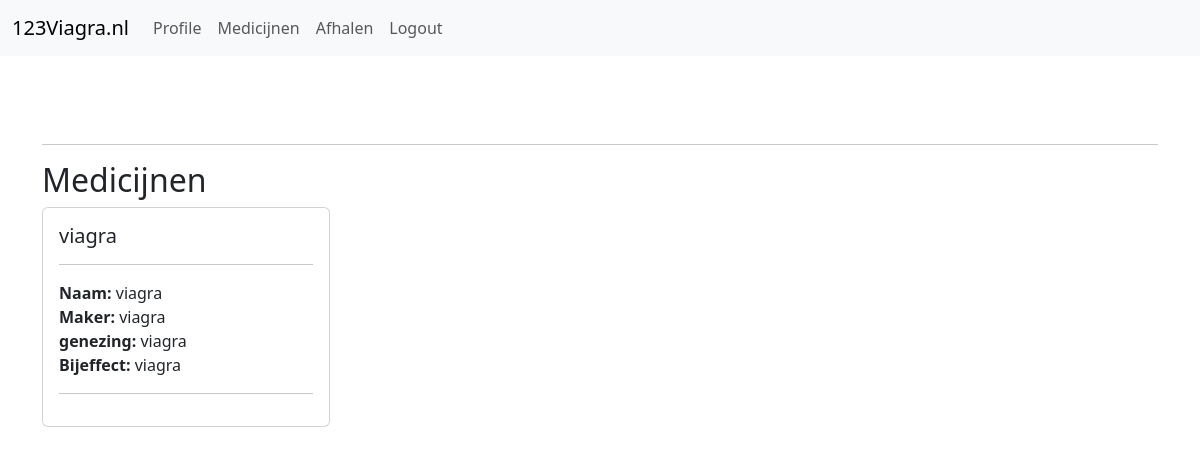
The page /medicijnen/ (signed in) on the database as committed earlier.
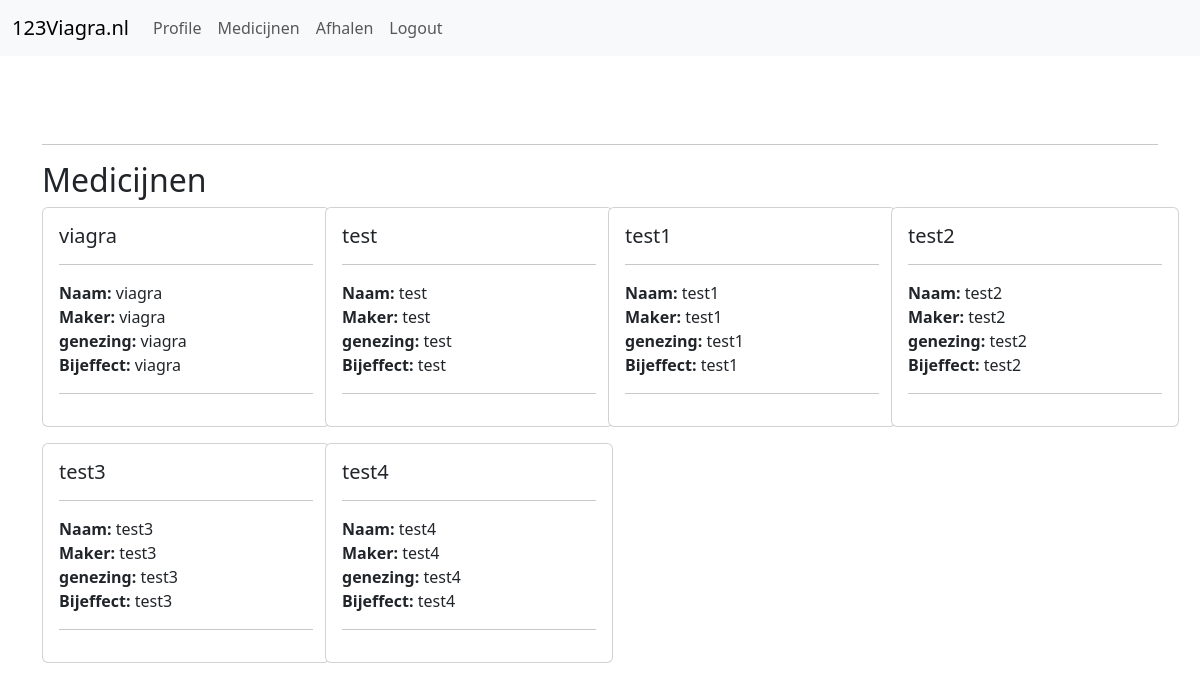
The same page on the database as committed later.
### base/models.py (models this page shows, shortened)
class Medicine(models.Model):
    name = models.CharField(max_length=100)
    manufacturer = models.CharField(max_length=100)
    cures = models.TextField()
    sideEffects = models.TextField()

### base/views.py (the view)
# urls.py: path("medicijnen/", views.medicijnen, name="medicijnen"),
@login_required
def medicijnen(request):
    medicijnenlijst = Medicine.objects.all()
    if request.method == "POST":
        form = medicijnForm(request.POST)
        if form.is_valid():
            form.save()
            return redirect("medicijnen")
    else:
        form = medicijnForm()
    context = {'medicijnen': medicijnenlijst, "form": form}
    return render(request, "base/medicijnen.html", context)

### base/templates/base/medicijnen.html (shortened to what this page needs)
{% extends 'base/base.html' %}
{% block content %}
    <br>
    <hr>
    <h2>Medicijnen</h2>
    <div class="row row-cols-xl-4 row-cols-md-3 row-cols-sm-1 g-3">
        {% for medicijn in medicijnen %}
            <div class="col">
                <div class="card" style="width: 18rem;">
                    <div class="card-body">
                        <h5 class="card-title">{{ medicijn.name }}</h5>
                        <hr>
                        <strong>Naam:</strong> {{ medicijn.name }} <br>
                        <strong>Maker:</strong> {{ medicijn.manufacturer }} <br>
                        <strong>genezing:</strong> {{ medicijn.cures }} <br>
                        <strong>Bijeffect:</strong> {{ medicijn.sideEffects }} <br>
                        <hr>
                    </div>
                </div>
            </div>
        {% endfor %}
    </div>
{% endblock %}

Rows that differ between the two databases and show on the page:
added Medicine: name "test", manufacturer "test", cures "test", sideEffects "test"
added Medicine: name "test1", manufacturer "test1", cures "test1", sideEffects "test1"
added Medicine: name "test2", manufacturer "test2", cures "test2", sideEffects "test2"
added Medicine: name "test3", manufacturer "test3", cures "test3", sideEffects "test3"
added Medicine: name "test4", manufacturer "test4", cures "test4", sideEffects "test4"
